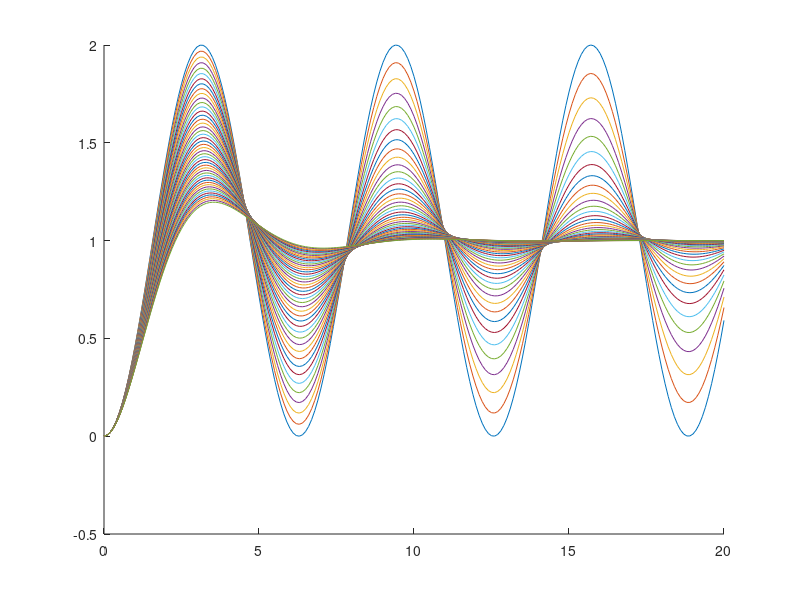

Write the MATLAB code that produced this figure.
x = 0:0.1:20;

t = 0;
roof = 2;
hold on
while roof > 1.2

div = exp(-t.*x)/sqrt(1-t.*t);
y = 1-div.*sin(x.*sqrt(1-t.*t) + acos(t));

roof = max(y)
t = t+0.01;
plot(x,y)
end 
hold off

t